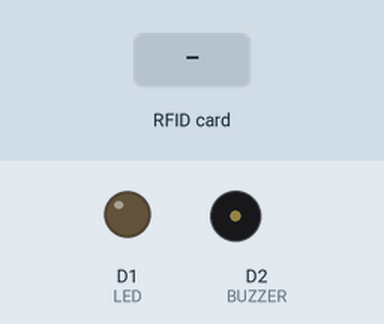
Simulated run of this sketch. Board: ESP8266 (NodeMCU). Shown: output pins drawn as LEDs (lit = HIGH), buzzer (waves = sounding, pin HIGH). The inputs (shaded band) are chosen by the test bench. WiFi joins after 1.5 s; servers stay silent unless stated; uploads are accepted with an empty reply; what the sketch prints to the serial monitor is not drawn.

Above: at 2.8 s.
2.9 s: RFID card 5E 7A 19 C4 held to the reader
At 4.5 s:
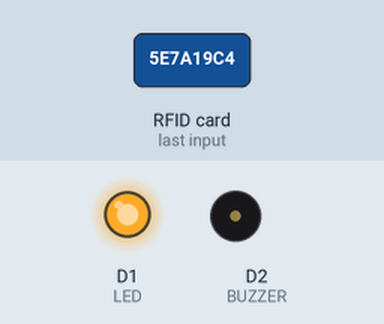
At 6.4 s:
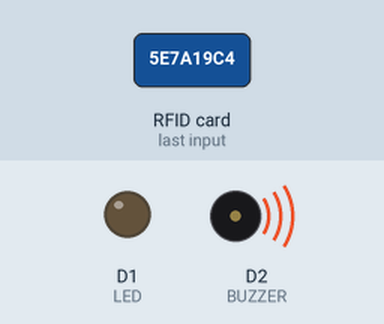
Timing chart, 0 to 7.9 s (numbered marks = the images above; inputs shaded):
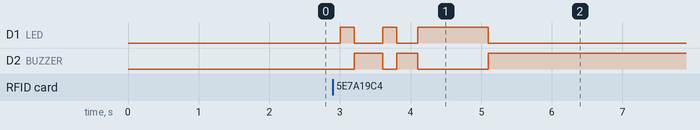

The sketch:

RFID_Attendance_Code.ino
```cpp
#include <SPI.h>
#include <MFRC522.h>
#include <Arduino.h>
#include <ESP8266WiFi.h>
#include <ESP8266HTTPClient.h>
#include <WiFiClient.h>
#include <WiFiClientSecureBearSSL.h>

//-----------------------------------------
// Define RFID Reader Pins
#define RST_PIN D3 // Reset pin for the MFRC522 RFID module
#define SS_PIN D4  // Slave Select (SS) pin for the MFRC522 RFID module
#define BUZZER D2  // Pin connected to the Buzzer for audio feedback
#define LED D1     // Pin connected to the LED for visual feedback
//-----------------------------------------
// Create RFID Reader object
MFRC522 mfrc522(SS_PIN, RST_PIN);
MFRC522::MIFARE_Key key;
MFRC522::StatusCode status;

//-----------------------------------------
// Define RFID Block and Buffer parameters
int blockNum = 2;
byte bufferLen = 18;
byte readBlockData[18];
//-----------------------------------------
// Initialize variables for card holder name and Google Sheets API URL
String card_holder_name;
const String sheet_url = "https://script.google.com/macros/s/AKfycbxlZSAKH2zoyj55nD9k0TEdQXM3vuZtD9DhlaMRVcIb-6DL_fkWqaYXfg8IdmYAlBxN-g/exec?name=";
//-----------------------------------------
// Define the fingerprint for secure WiFi connection
const uint8_t fingerprint[20] = {0xbb, 0xb9, 0x27, 0xfb, 0x7d, 0xf3, 0xa7, 0x1a, 0x57, 0xcc, 0x23, 0xf8,
                                 0x42, 0xe9, 0x10, 0xbe, 0x59, 0x7e, 0x1f, 0xd4};
//-----------------------------------------
// Define WiFi credentials
#define WIFI_SSID "saarthak"
#define WIFI_PASSWORD "sarkar11"
//-----------------------------------------

void setup()
{
    // Initialize serial communication
    Serial.begin(9600);

    // Connect to WiFi
    Serial.println("Connecting to WiFi");
    WiFi.begin(WIFI_SSID, WIFI_PASSWORD);
    while (WiFi.status() != WL_CONNECTED)
    {
        Serial.print(".");
        delay(200);
    }
    Serial.println("WiFi connected. IP address: " + WiFi.localIP().toString());

    // Set up pins for BUZZER and LED
    pinMode(BUZZER, OUTPUT);
    pinMode(LED, OUTPUT);

    // Initialize SPI bus
    SPI.begin();
}

void loop()
{
    // Check WiFi connection status
    if (WiFi.status() != WL_CONNECTED)
    {
        Serial.println("WiFi not connected. Exiting loop.");
        return;
    }

    // Initialize RFID module
    mfrc522.PCD_Init();

    // Check for a new RFID card
    if (!mfrc522.PICC_IsNewCardPresent())
    {
        return;
    }

    // Read RFID card serial
    if (!mfrc522.PICC_ReadCardSerial())
    {
        return;
    }

    // Read data from RFID card block
    Serial.println();
    Serial.println("Reading last data from RFID...");
    ReadDataFromBlock(blockNum, readBlockData);

    // Print the data read from RFID card
    Serial.println();
    Serial.print("Last data in RFID:");
    Serial.print(blockNum);
    Serial.print(" --> ");
    for (int j = 0; j < 16; j++)
    {
        Serial.write(readBlockData[j]);
    }
    Serial.println();

    // Activate BUZZER and LED for feedback
    digitalWrite(BUZZER, LOW);
    digitalWrite(LED, HIGH);
    delay(200);
    digitalWrite(BUZZER, HIGH);
    digitalWrite(LED, LOW);
    delay(400);
    digitalWrite(BUZZER, LOW);
    digitalWrite(LED, HIGH);
    delay(200);
    digitalWrite(BUZZER, HIGH);
    digitalWrite(LED, LOW);

    // Check if WiFi is still connected
    if (WiFi.status() == WL_CONNECTED)
    {
        // Create secure WiFi client
        std::unique_ptr<BearSSL::WiFiClientSecure> client(new BearSSL::WiFiClientSecure);
        client->setFingerprint(fingerprint);

        // Build Google Sheets API URL with card holder name
        card_holder_name = sheet_url + String((char *)readBlockData);
        card_holder_name.trim();
        Serial.println(card_holder_name);

        // Send HTTP GET request to Google Sheets API
        HTTPClient https;
        Serial.print("[HTTPS] begin...\n");

        if (https.begin(*client, card_holder_name))
        {
            Serial.print("[HTTPS] GET...\n");
            int httpCode = https.GET();

            if (httpCode > 0)
            {
                Serial.printf("[HTTPS] GET... code: %d\n", httpCode);
                digitalWrite(BUZZER, LOW);
                digitalWrite(LED, HIGH);
                delay(1000);
                digitalWrite(BUZZER, HIGH);
                digitalWrite(LED, LOW);
            }
            else
            {
                Serial.printf("[HTTPS] GET... failed, error: %s\n", https.errorToString(httpCode).c_str());
            }

            https.end();
            delay(1000);
        }
        else
        {
            Serial.printf("[HTTPS] Unable to connect\n");
        }
    }
}

void ReadDataFromBlock(int blockNum, byte readBlockData[])
{
    // Initialize key for authentication
    for (byte i = 0; i < 6; i++)
    {
        key.keyByte[i] = 0xFF;
    }

    // Authenticate the RFID card for read access using Key A
    status = mfrc522.PCD_Authenticate(MFRC522::PICC_CMD_MF_AUTH_KEY_A, blockNum, &key, &(mfrc522.uid));

    if (status != MFRC522::STATUS_OK)
    {
        Serial.print("Authentication failed for Read: ");
        Serial.println(mfrc522.GetStatusCodeName(status));
        return;
    }
    else
    {
        Serial.println("Authentication success");
    }

    // Read data from the RFID card block
    status = mfrc522.MIFARE_Read(blockNum, readBlockData, &bufferLen);

    if (status != MFRC522::STATUS_OK)
    {
        Serial.print("Reading failed: ");
        Serial.println(mfrc522.GetStatusCodeName(status));
        return;
    }
    else
    {
        Serial.println("Block was read successfully");
    }
}
```

Measured:
- after the input at 2.9 s, D1 (LED): goes HIGH 0.20 s, LOW 0.40 s, HIGH 0.20 s, LOW 0.29 s, HIGH 1.0 s, then LOW, starting after 0.11 s; D2 (BUZZER): goes HIGH 0.40 s, LOW 0.20 s, HIGH 0.29 s, LOW 1.0 s, then HIGH, starting after 0.31 s
